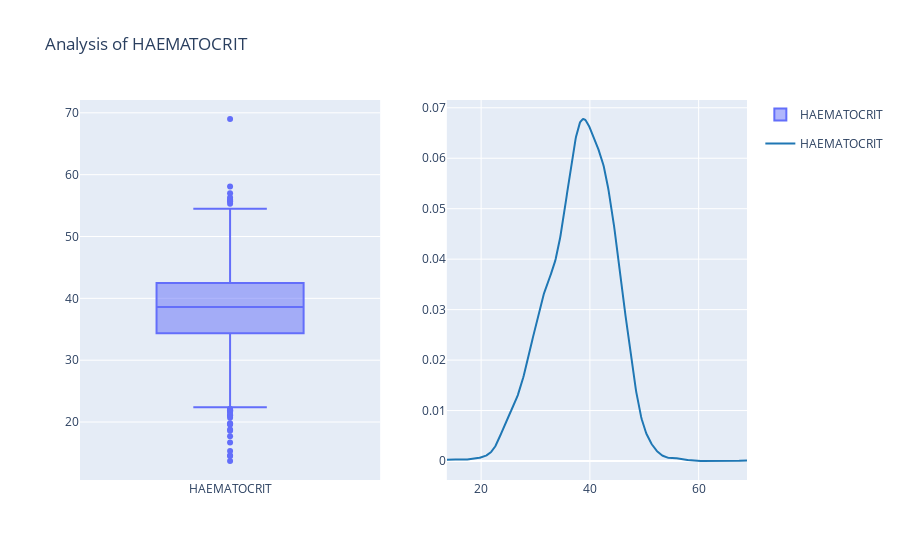
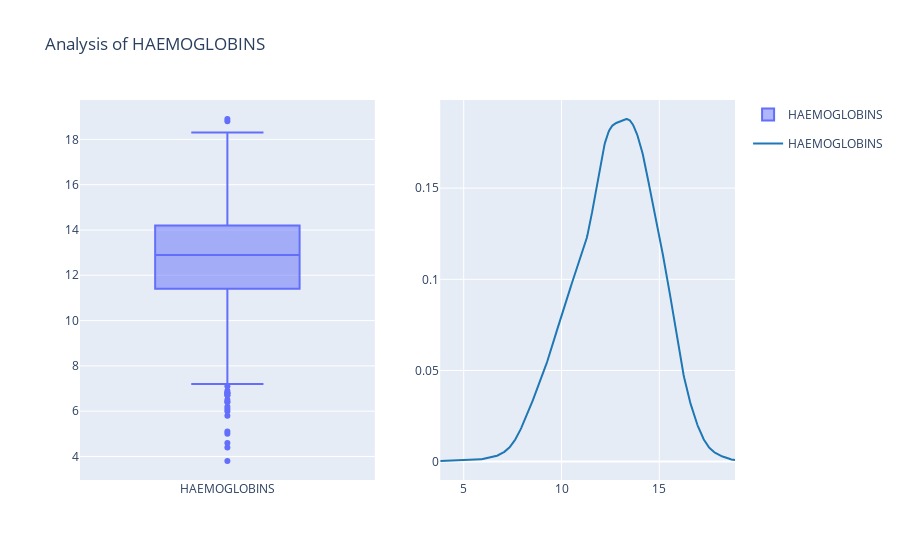
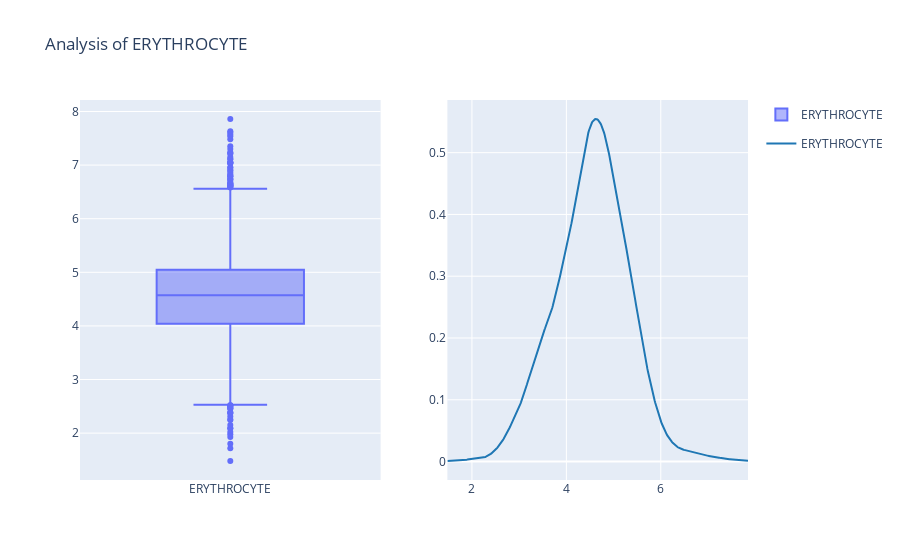
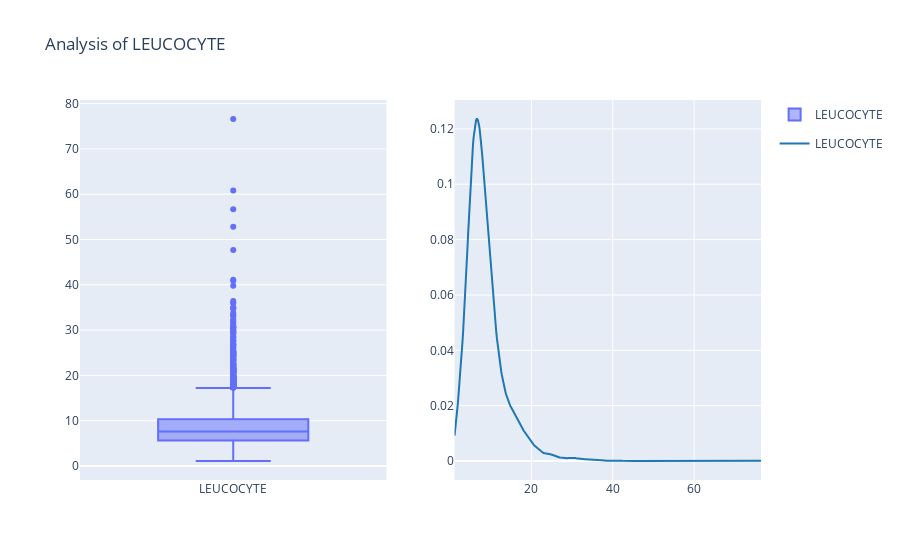

The cell these charts' notebook holds for them, in order:
### Markdown cell above
Based on the descriptions of each of the feature variables, a few peculiar values are in:
* **LEUCOCYTE** - max value is much higher than the mean value
* **THROMBOCYTE** - max and min values are very dispersed

### Code cell
for column in num_feats:
    # Clean and convert data
    clean_data = data[column].dropna()  # Drop NaN values
    clean_data = pd.to_numeric(clean_data, errors='coerce')  # Coerce errors turns any remaining non-numeric values to NaN
    clean_data = clean_data.dropna()  # Drop any new NaNs that were introduced

    # Check if clean_data is empty
    if clean_data.empty:
        print(f"Skipping {column} due to insufficient data after cleaning.")
        continue
    
    fig = make_subplots(rows=1, cols=2)
    
    # Box plot
    fig.add_trace(
        go.Box(y=clean_data, name=column),
        row=1, col=1
    )
    
    # KDE plot
    hist_data = [clean_data]
    group_labels = [column]
    distplot = ff.create_distplot(hist_data, group_labels, show_hist=False, show_rug=False)
    for trace in distplot.data:
        fig.add_trace(trace, row=1, col=2)
    
    fig.update_layout(title=f"Analysis of {column}")
    fig.show()

### Figure 1 — Plotly figure (JSON) as saved in the notebook; plotly's stock layout.template omitted (floating-point values rounded to 4 significant figures; data arrays with more than 128 entries replaced by an {"elided": "..."} marker saying what was removed)
{"data": [{"name": "HAEMATOCRIT", "type": "box", "xaxis": "x", "y": {"elided": "4412 float values"}, "yaxis": "y"}, {"legendgroup": "HAEMATOCRIT", "marker": {"color": "rgb(31, 119, 180)"}, "mode": "lines", "name": "HAEMATOCRIT", "showlegend": true, "type": "scatter", "x": {"elided": "500 float values"}, "xaxis": "x2", "y": {"elided": "500 float values"}, "yaxis": "y2"}], "layout": {"title": {"text": "Analysis of HAEMATOCRIT"}, "xaxis": {"anchor": "y", "domain": [0, 0.45]}, "xaxis2": {"anchor": "y2", "domain": [0.55, 1]}, "yaxis": {"anchor": "x", "domain": [0, 1]}, "yaxis2": {"anchor": "x2", "domain": [0, 1]}}}

### Figure 2 — Plotly figure (JSON) as saved in the notebook; plotly's stock layout.template omitted (floating-point values rounded to 4 significant figures; data arrays with more than 128 entries replaced by an {"elided": "..."} marker saying what was removed)
{"data": [{"name": "HAEMOGLOBINS", "type": "box", "xaxis": "x", "y": {"elided": "4412 float values"}, "yaxis": "y"}, {"legendgroup": "HAEMOGLOBINS", "marker": {"color": "rgb(31, 119, 180)"}, "mode": "lines", "name": "HAEMOGLOBINS", "showlegend": true, "type": "scatter", "x": {"elided": "500 float values"}, "xaxis": "x2", "y": {"elided": "500 float values"}, "yaxis": "y2"}], "layout": {"title": {"text": "Analysis of HAEMOGLOBINS"}, "xaxis": {"anchor": "y", "domain": [0, 0.45]}, "xaxis2": {"anchor": "y2", "domain": [0.55, 1]}, "yaxis": {"anchor": "x", "domain": [0, 1]}, "yaxis2": {"anchor": "x2", "domain": [0, 1]}}}

### Figure 3 — Plotly figure (JSON) as saved in the notebook; plotly's stock layout.template omitted (floating-point values rounded to 4 significant figures; data arrays with more than 128 entries replaced by an {"elided": "..."} marker saying what was removed)
{"data": [{"name": "ERYTHROCYTE", "type": "box", "xaxis": "x", "y": {"elided": "4412 float values"}, "yaxis": "y"}, {"legendgroup": "ERYTHROCYTE", "marker": {"color": "rgb(31, 119, 180)"}, "mode": "lines", "name": "ERYTHROCYTE", "showlegend": true, "type": "scatter", "x": {"elided": "500 float values"}, "xaxis": "x2", "y": {"elided": "500 float values"}, "yaxis": "y2"}], "layout": {"title": {"text": "Analysis of ERYTHROCYTE"}, "xaxis": {"anchor": "y", "domain": [0, 0.45]}, "xaxis2": {"anchor": "y2", "domain": [0.55, 1]}, "yaxis": {"anchor": "x", "domain": [0, 1]}, "yaxis2": {"anchor": "x2", "domain": [0, 1]}}}

### Figure 4 — Plotly figure (JSON) as saved in the notebook; plotly's stock layout.template omitted (floating-point values rounded to 4 significant figures; data arrays with more than 128 entries replaced by an {"elided": "..."} marker saying what was removed)
{"data": [{"name": "LEUCOCYTE", "type": "box", "xaxis": "x", "y": {"elided": "4412 float values"}, "yaxis": "y"}, {"legendgroup": "LEUCOCYTE", "marker": {"color": "rgb(31, 119, 180)"}, "mode": "lines", "name": "LEUCOCYTE", "showlegend": true, "type": "scatter", "x": {"elided": "500 float values"}, "xaxis": "x2", "y": {"elided": "500 float values"}, "yaxis": "y2"}], "layout": {"title": {"text": "Analysis of LEUCOCYTE"}, "xaxis": {"anchor": "y", "domain": [0, 0.45]}, "xaxis2": {"anchor": "y2", "domain": [0.55, 1]}, "yaxis": {"anchor": "x", "domain": [0, 1]}, "yaxis2": {"anchor": "x2", "domain": [0, 1]}}}
